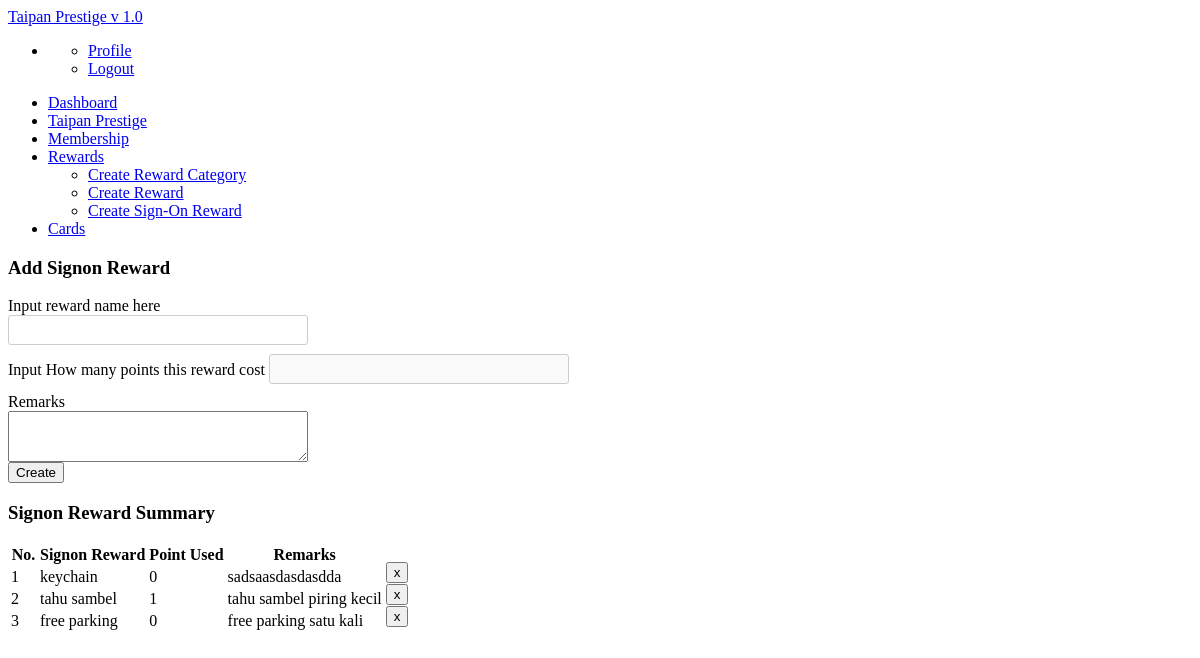
Page /reward/rewardsignon.php on the earlier database version.
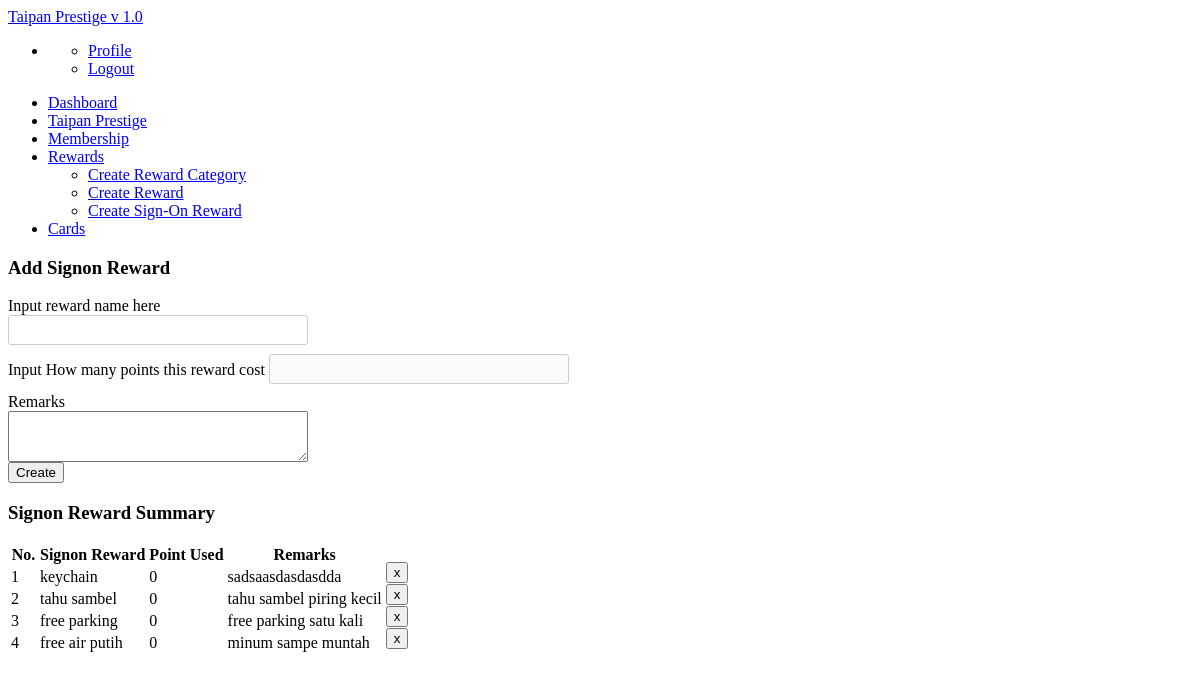
Same page on the later database version.
### tables this page shows
CREATE TABLE IF NOT EXISTS `signon_reward` (
`no` int(11) NOT NULL,
  `reward` varchar(255) NOT NULL,
  `point_used` int(11) NOT NULL,
  `remarks` text NOT NULL,
  `status` int(11) NOT NULL
);

### reward/rewardsignon.php (the view, shortened to what this page needs)
<?php
echo '
<head>
<style>
input{
  display: inline-block;
  width: 300px;
  height: 30px;
  padding: 4px;
  margin-bottom: 9px;
  font-size: 15px;
  line-height: 18px;
  color: #555555;
  border: 1px solid #cccccc;
  -webkit-border-radius: 3px;
  -moz-border-radius: 3px;
  border-radius: 3px;
}
textarea {
  width: 300px;
}
</style>
</head>';
include "nav.php";
echo '
<div class="container">
<div class="row">
<div class="span4">
          <div class="widget">
            <div class="widget-header"> <i class="icon-th-list"></i>
               <h3>Add Signon Reward</h3>
            </div>
            <div class="widget-content">
        Input reward name here
        <div class="input-group col-md-4 ">
  <form action="" method="post">
  <input type="text" class="form-control" aria-label="Card id" id="name" name="name"><br>
  Input How many points this reward cost
  <input type="text" class="form-control" aria-label="point" id="point" name="point" disabled="disabled"><br>
  Remarks<br>
  <textarea class="form-control" rows="3" id="remarks" name="remarks"></textarea><br>
<button class="btn btn-primary btn-large" type="submit" name="submit">Create</button>
</form>
</div>
        </p>
      </div>
</div>
      </div>
      <div class="span8">
      <div class="widget">
            <div class="widget-header"> <i class="icon-th-list"></i>
               <h3>Signon Reward Summary</h3>
            </div>
            <div class="widget-content">
<table class="table table-bordered table-hover">
        <thead>
          <tr  height="3">
            <th width="25">No.</th>
            <th>Signon Reward</th>
            <th>Point Used</th>
            <th>Remarks</th>
            <th width="5"></th>
          </tr>
        </thead>
        <tbody>';
$countrsign=mysql_query("SELECT * FROM signon_reward WHERE status='1'");
$countrsignrow=mysql_num_rows($countrsign);
for ($c=0;$c<$countrsignrow;$c++){
    while($x<=$c){
      $x++;
    }
  $rewname = mysql_result($countrsign,$c, 'reward');
  $rewpoint = mysql_result($countrsign,$c, 'point_used');
  $rewmarks = mysql_result($countrsign,$c,'remarks');
	echo '
	          <tr bgcolor="white">
 <Td>'.$x.'</td>
  <Td>'.$rewname.'</td>
   <Td>'.$rewpoint.'</td>
    <Td>'.$rewmarks.'</td>
    <td><form action="" method="post" style="margin: -15px 0px -15px 0px;">
    	<input type="hidden" name="deleteItem" id="deleteItem" value="'.$rewname.'" />
<button class="btn btn-danger btn-xs" type="submit" name="submit">x</button>
    </form>
    </td>
          </tr>  ';
}
echo '
        </tbody>
      </table>
      </div>
          </div>
        </div>
              ';
?>

Differences in the rows shown:
changed signon_reward "tahu sambel": point_used "1" → "0"
added signon_reward: x "4", reward "free air putih", point_used "0", remarks "minum sampe muntah"
